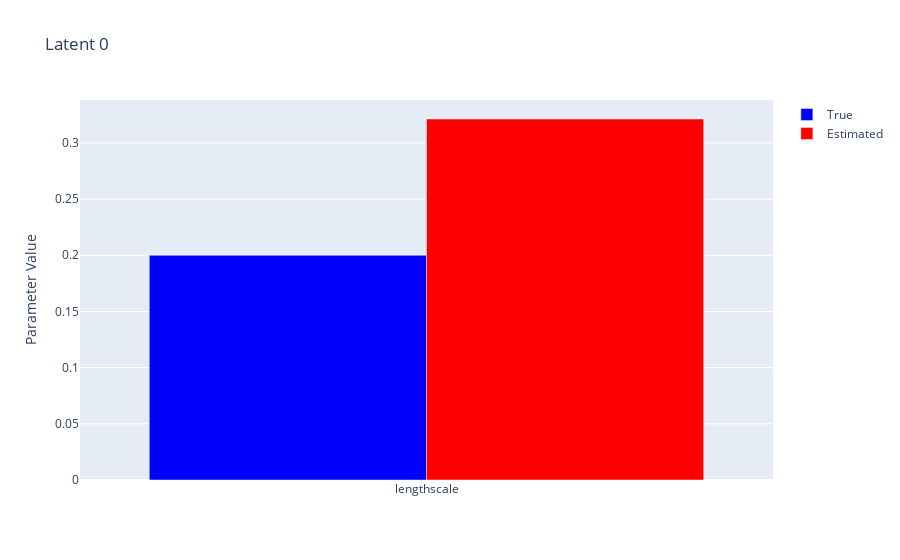

Notebook code cell kept with this figure:
### Markdown cell above
# Plot true and estimated kernels parameters

### Code cell
title = "Latent {:d}".format(latentToPlot)
tKernelToPlot = trueKernels[latentToPlot]
kernelsParams = model.getKernelsParams()
eKernelParamsToPlot = kernelsParams[latentToPlot]
fig = plot.svGPFA.plotUtilsPlotly.getPlotTrueAndEstimatedKernelsParamsOneLatent(trueKernel=tKernelToPlot, estimatedKernelParams=eKernelParamsToPlot, title=title)

fig.show()
# IPython.display.HTML(fig.to_html())

### Figure 1 — Plotly figure (JSON) as saved in the notebook; plotly's stock layout.template omitted (floating-point values rounded to 4 significant figures)
{"data": [{"marker": {"color": "blue"}, "name": "True", "showlegend": true, "type": "bar", "x": ["lengthscale"], "y": [0.2]}, {"marker": {"color": "red"}, "name": "Estimated", "showlegend": true, "type": "bar", "x": ["lengthscale"], "y": [0.3213]}], "layout": {"title": {"text": "Latent 0"}, "yaxis": {"title": {"text": "Parameter Value"}}}}
